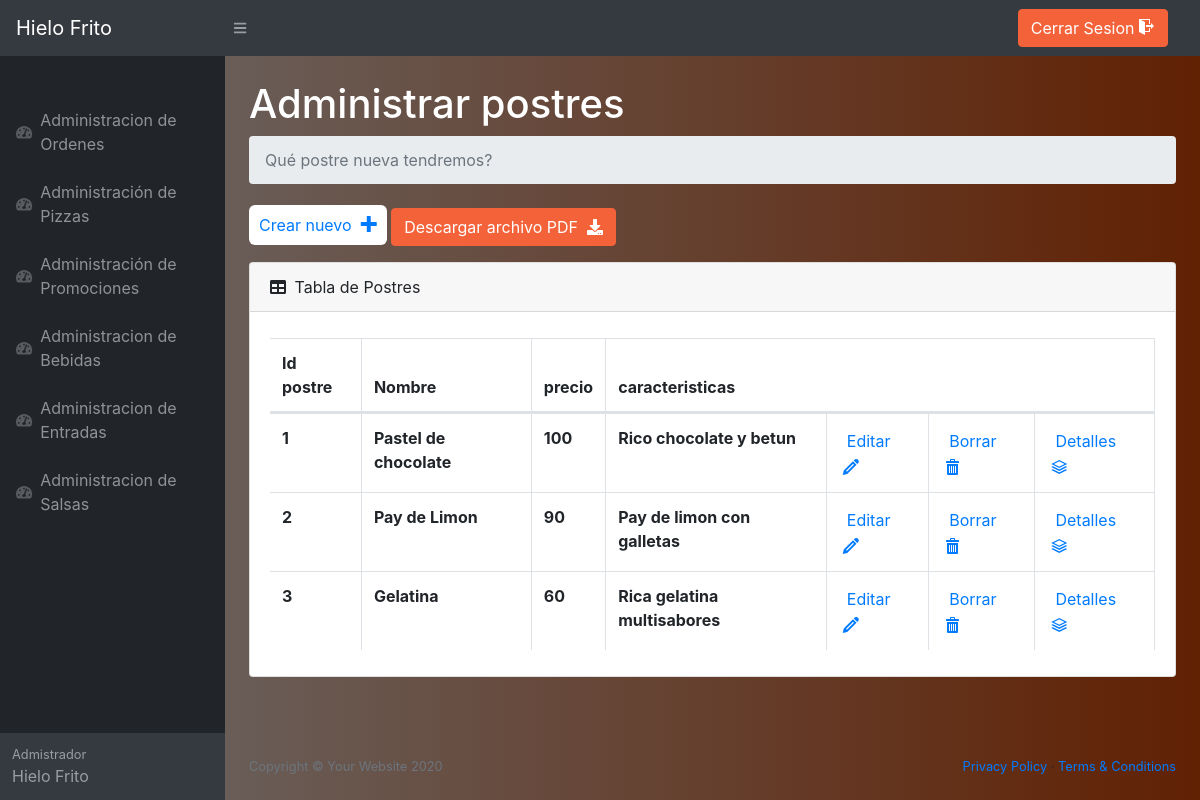
The app's page /Pizzeria/Admin/adminpostres/addpostres.php (signed in) with its own data.
### tables this page shows
CREATE TABLE `postres` (
  `id_postre` int(11) NOT NULL,
  `nombre` varchar(100) NOT NULL,
  `precio` int(11) NOT NULL,
  `caracteristicas` text NOT NULL
);

### Pizzeria/Admin/adminpostres/addpostres.php (the view, shortened to what this page needs)
<?php
include ('../../php/conexion.php');
?>
<!DOCTYPE html>
<html lang="es">
    <head>
        <link href="../styles.css" rel="stylesheet" />
        <link href="https://cdn.datatables.net/1.10.20/css/dataTables.bootstrap4.min.css" rel="stylesheet" />
        <link href="../../icomoon/fonts/style.css" rel="stylesheet">
    </head>
    <body style="background: linear-gradient(to right, #6b6b6b, #612103);" class="sb-nav-fixed">
        <nav class="sb-topnav navbar navbar-expand navbar-dark bg-dark">
            <a class="navbar-brand" href="../Bienvenida.php">Hielo Frito</a>
            <button class="btn btn-link btn-sm order-1 order-lg-0" id="sidebarToggle" href="#"><i class="fas fa-bars"></i></button>
            <div class="d-none d-md-inline-block form-inline ml-auto mr-0 mr-md-3 my-2 my-md-0">
                        <a class="btn btn-primary"  href="../../php/cerrarsesion.php">Cerrar Sesion <span class="icon-exit"></span></a>
            </div>
        </nav>
        <div id="layoutSidenav">
            <div id="layoutSidenav_nav">
                <nav class="sb-sidenav accordion sb-sidenav-dark" id="sidenavAccordion">
                    <div class="sb-sidenav-menu">
                        <div class="nav">
                        <div class="sb-sidenav-menu-heading"></div>
                        <a class="nav-link" href="adminOrdenes/Ordenes.php">
                            <div class="sb-nav-link-icon"><i class="fas fa-tachometer-alt"></i></div>
                            Administracion de Ordenes
                            </a>
                            <a class="nav-link" href="../adminPizzas/BienvenidaPizzas.php">
                                <div class="sb-nav-link-icon"><i class="fas fa-tachometer-alt"></i></div>
                                Administración de Pizzas
                            </a>
                            <a class="nav-link" href="../adminPromos/Promos.php">
                              <div class="sb-nav-link-icon"><i class="fas fa-tachometer-alt"></i></div>
                              Administración de Promociones
                          </a>
                          <a class="nav-link" href="../adminBebidas/Bebidas.php">
                            <div class="sb-nav-link-icon"><i class="fas fa-tachometer-alt"></i></div>
                            Administracion de Bebidas
                        </a>
                        <a class="nav-link" href="../adminentradas/ListaEntradas.php">
                            <div class="sb-nav-link-icon"><i class="fas fa-tachometer-alt"></i></div>
                            Administracion de Entradas
                        </a>
                        <a class="nav-link" href="../adminsalsas/ListaSalsa.php">
                            <div class="sb-nav-link-icon"><i class="fas fa-tachometer-alt"></i></div>
                            Administracion de Salsas
                        </a>
                        </div>
                    </div>
                    <div class="sb-sidenav-footer">
                        <div class="small">Admistrador</div>
                        Hielo Frito
                    </div>
                </nav>
            </div>
            <div id="layoutSidenav_content">
                <main >
                    <div class="container-fluid">
                        <h1 style="color: white;" class="mt-4"> Administrar postres</h1>
                        <ol class="breadcrumb mb-4">
                            <li class="breadcrumb-item active">Qué postre nueva tendremos?</li>
                        </ol>
                        <a href="Crearpostre.php" class=" crear">Crear nuevo &nbsp;<span class="icon-plus"></span></a>
                        <a class=" btn btn-primary" href="../fpdf/postrespdf.php">Descargar archivo PDF &nbsp;<i class="fa fa-download"></i></a>
                        <?php
      $query="SELECT * FROM postres";
      $resultado=$mysqli->query($query);
      if($resultado->num_rows > 0){
    ?>
                          <div class="card mb-4">
                            <div class="card-header">
                                <i class="fas fa-table mr-1"></i>
                                Tabla de Postres
                            </div>
                            <div class="card-body">
                                <div class="table-responsive">
                                    <table class="table table-bordered" id="dataTable" width="100%" cellspacing="0">
                                        <thead>
                                            <tr>
                                                <th>Id postre</th>
                                                <th>Nombre</th>
                                                <th>precio</th>
                                                <th colspan=4>caracteristicas</th>
                                            </tr>
                                        </thead>
                                        <tbody>
                                            <?php
                                                while($fila=$resultado->fetch_assoc()){
                                                    $id=$fila['id_postre'];
                                            ?>
                                            <tr>
                                                <form action="opcion.php" method="post">
                                                    <th>
                                                    <?php
                                                        echo "$id<input type='text' value='$id' name='id' hidden>";
                                                    ?>
                                                    </th>
                                                    <th>
                                                        <?php
                                                            echo($fila['nombre']);
                                                        ?>
                                                    </th>
                                                    <th>
                                                        <?php
                                                            echo($fila['precio']);
                                                        ?>
                                                    </th>
                                                    <th>
                                                        <?php
                                                            echo($fila['caracteristicas']);
                                                        ?>
                                                    </th>
                                                    <th>
                                                        <input type="submit" value="Editar" class="boton " name="boton">&nbsp;<span class="icon-pencil icono">
                                                    </th>
                                                    <th>
                                                        <input type="submit" value="Borrar" class="boton "name="boton">&nbsp;<span class="icon-bin icono">
                                                    </th>
                                                    <th>
                                                        <input type="submit" value="Detalles" class="boton " name="boton">&nbsp;<span class="icon-stack icono">
                                                    </th>
                                                </form>
                                            </tr>
                                            <?php
                            }
                        ?>
                                        </tbody>
                                    </table>
                                </div>
                            </div>
                        </div>
                        <?php
                            }
                        ?>
                        </div>
                    </main>
                    <footer class="py-4 bg-black  mt-auto">
                      <div class="container-fluid">
                          <div class="d-flex align-items-center justify-content-between small">
                              <div class="text-muted">Copyright &copy; Your Website 2020</div>
                              <div>
                                  <a href="#">Privacy Policy</a>
                                  &middot;
                                  <a href="#">Terms &amp; Conditions</a>
                              </div>
                          </div>
                      </div>
                  </footer>
                </div>
            </div>
        </body>
    </html>

### Pizzeria/Admin/adminpostres/addpostres.php (style rules this page uses)
:root { --input-padding-x: 1.5rem; --input-padding-y: .75rem; }
body { background: #007bff; background: linear-gradient(to right, #0062E6, #33AEFF); }
.crear { background:#fff; padding:10px; color: 10157F; text-decoration: none !important; transition: .3s linear; border-radius:6px; }
.boton { background:#fff; text-decoration: none !important; transition: .3s linear; border: 2px solid #fff; color:#007BFF; }
.icono { color:#007BFF; }

### records on screen
postres: id_postre "1", nombre "Pastel de chocolate", precio "100", caracteristicas "Rico chocolate y betun"
postres: id_postre "2", nombre "Pay de Limon", precio "90", caracteristicas "Pay de limon con galletas"
postres: id_postre "3", nombre "Gelatina", precio "60", caracteristicas "Rica gelatina multisabores"
